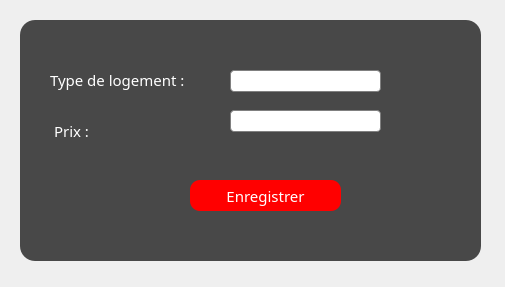
<?xml version="1.0" encoding="UTF-8"?>
<ui version="4.0">
 <class>AjoutLogement</class>
 <widget class="QDialog" name="AjoutLogement">
  <property name="geometry">
   <rect>
    <x>0</x>
    <y>0</y>
    <width>505</width>
    <height>287</height>
   </rect>
  </property>
  <property name="windowTitle">
   <string>Hotel</string>
  </property>
  <property name="windowIcon">
   <iconset resource="image.qrc">
    <normaloff>:/projetimages/projetimages/e.png</normaloff>:/projetimages/projetimages/e.png</iconset>
  </property>
  <property name="styleSheet">
   <string notr="true">

QLineEdit
{

    border: 1px solid gray;
    border-radius: 4px;
    padding: 1px 18px 1px 3px;
    min-width: 6em;
}
QDialog#AjoutLogement
{
	background-image:url(:/projetimages/projetimages/a.jpg);

}
*{
font-family:centry gothlic ;
font-size:15px;
}
QWidget#widget
{

	background:rgba(0,0,0,0.7);
border-radius:15px;
}


QPushButton
 {
     background-color: red;

     border-radius: 10px;

 }

#label{
color:white;
background:transparent;

}

#label_2{
color:white;
background:transparent;

}


QPushButton
{
color:white;

border-raduis:15px;
}
QPushButton:hover
{

	color:white;
border-radius:15px;
background:rgb(255, 85, 127);
}
</string>
  </property>
  <widget class="QWidget" name="widget" native="true">
   <property name="geometry">
    <rect>
     <x>20</x>
     <y>20</y>
     <width>461</width>
     <height>241</height>
    </rect>
   </property>
   <widget class="QLineEdit" name="prixlogaj_txt">
    <property name="geometry">
     <rect>
      <x>210</x>
      <y>90</y>
      <width>151</width>
      <height>22</height>
     </rect>
    </property>
   </widget>
   <widget class="QLabel" name="label_2">
    <property name="geometry">
     <rect>
      <x>34</x>
      <y>100</y>
      <width>111</width>
      <height>21</height>
     </rect>
    </property>
    <property name="text">
     <string>Prix :</string>
    </property>
   </widget>
   <widget class="QLabel" name="label">
    <property name="geometry">
     <rect>
      <x>30</x>
      <y>50</y>
      <width>181</width>
      <height>20</height>
     </rect>
    </property>
    <property name="text">
     <string>Type de logement :</string>
    </property>
   </widget>
   <widget class="QPushButton" name="ajouterlogement_btn">
    <property name="geometry">
     <rect>
      <x>170</x>
      <y>160</y>
      <width>151</width>
      <height>31</height>
     </rect>
    </property>
    <property name="text">
     <string>Enregistrer</string>
    </property>
   </widget>
   <widget class="QLineEdit" name="typelogaj_txt">
    <property name="geometry">
     <rect>
      <x>210</x>
      <y>50</y>
      <width>151</width>
      <height>22</height>
     </rect>
    </property>
   </widget>
  </widget>
 </widget>
 <resources>
  <include location="image.qrc"/>
 </resources>
 <connections/>
</ui>
